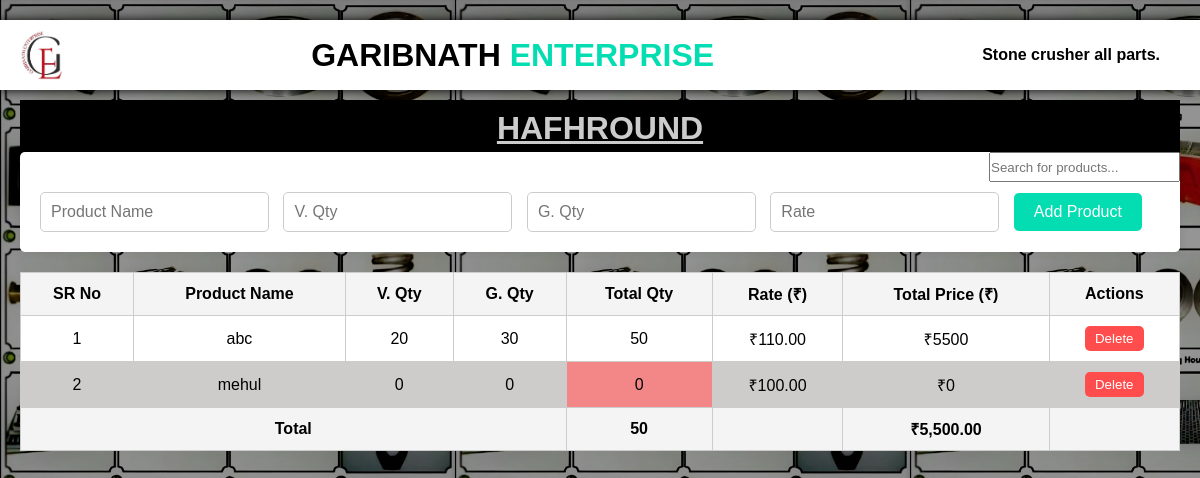
The app's page /HAFHROUND/hafhround.php with its own data.
### tables this page shows
CREATE TABLE `hafhround` (
  `id` int(11) NOT NULL,
  `name` varchar(255) NOT NULL,
  `v_qty` int(11) NOT NULL,
  `g_qty` int(11) NOT NULL,
  `rate` decimal(10,2) NOT NULL
);

### HAFHROUND/hafhround.php (the view, shortened to what this page needs)
<?php include 'garibnath_db.php'; ?>
<!DOCTYPE html>
<html lang="en">
<head>
    <link rel="stylesheet" href="styles.css">
    </head>
<body>
    <nav class="nav-container">
        <img class="logo" src="../image/garibnath.jpg" alt="error">
        <div class="header">
            <h1 class="header-item">GARIBNATH <span style="color: #04ddb2;">ENTERPRISE</span></h1>
        </div>
        <h3 class="download-btn">Stone crusher all parts.</h3>
    </nav>
    <h2 class="product-header centered"style="background-color:black;">HAFHROUND</h2>
    <input class="search" type="text" id="searchBar" placeholder="Search for products..." onkeyup="filterTable()">
    <form id="addForm" method="POST" action="add.php">
        <input type="text" name="name" placeholder="Product Name" required>
        <input type="number" name="v_qty" placeholder="V. Qty" required>
        <input type="number" name="g_qty" placeholder="G. Qty" required>
        <input type="number" name="rate" placeholder="Rate" step="0.01" required>
        <button type="submit">Add Product</button>
    </form>
    <table id="garibnathTable">
        <thead>
            <tr>
                <th>SR No</th>
                <th>Product Name</th>
                <th>V. Qty</th>
                <th>G. Qty</th>
                <th>Total Qty</th>
                <th>Rate (₹)</th>
                <th>Total Price (₹)</th>
                <th>Actions</th>
            </tr>
        </thead>
        <tbody>
            <?php
            $sql = "SELECT * FROM hafhround";
            $result = $conn->query($sql);
            $total_qty = 0;
            $total_price = 0;
            $sr_no = 1;
            if ($result->num_rows > 0) {
                while($row = $result->fetch_assoc()) {
                    $total_qty_product = $row['v_qty'] + $row['g_qty'];
                    $total_price_product = $total_qty_product * $row['rate'];
                    $total_qty += $total_qty_product;
                    $total_price += $total_price_product;
                    $qty_class = $total_qty_product < 5 ? 'low-quantity' : '';
                    echo "<tr data-id='{$row['id']}'>
                            <td>{$sr_no}</td>
                            <td class='editable' data-field='name'>{$row['name']}</td>
                            <td class='editable' data-field='v_qty'>{$row['v_qty']}</td>
                            <td class='editable' data-field='g_qty'>{$row['g_qty']}</td>
                            <td class='{$qty_class}'>{$total_qty_product}</td>
                            <td class='editable' data-field='rate'>₹{$row['rate']}</td>
                            <td>₹{$total_price_product}</td>
                            <td>
                                <button class='delete-btn'>Delete</button>
                            </td>
                          </tr>";
                    $sr_no++;
                }
            } else {
                echo "<tr><td colspan='8'>No records found</td></tr>";
            }
            ?>
        </tbody>
        <tfoot>
            <tr>
                <th colspan="4">Total</th>
                <th class="<?php echo $total_qty < 5 ? 'low-quantity' : ''; ?>"><?php echo $total_qty; ?></th>
                <th></th>
                <th>₹<?php echo number_format($total_price, 2); ?></th>
                <th></th>
            </tr>
        </tfoot>
    </table>
</body>
</html>

### HAFHROUND/styles.css (style rules this page uses)
* { margin: 0; padding: 0; box-sizing: border-box; }
body { font-family: Arial, sans-serif; background-image: url(../image/backgroundimage.jpg); padding: 20px; background-size:contain; }
.nav-container { display: flex; align-items: center; position: fixed; width: 100%; justify-content: space-between; background-color: #fff; color: black; box-shadow: 0 0 10px black ; padding: 10px 20px; margin-bottom: 20px; margin-left: -20px; }
.search { padding-right: 10px; height: 30px; float: right; clear: left; }
.logo { height: 50px; }
.header { flex-grow: 1; text-align: center; }
.header-item { font-size: 24px; font-size: xx-large; }
.download-btn { background-color: #fff; color: black; border: none; padding: 10px 20px; font-size: 16px; }
.centered { text-align: center; text-decoration: underline; margin-top: 80px; padding-top: 10px; padding-bottom: 5px; font-weight: 700; font-size: xx-large; color: #ccc; }
.low-quantity { color: black; background-color: #f38787; }
form { background-color: white; padding: 20px; padding-top: 40px; border-radius: 5px; margin-bottom: 20px; box-shadow: 0 0 10px rgba(0, 0, 0, 0.1); }
form input { margin-right: 10px; padding: 10px; border: 1px solid #ccc; border-radius: 5px; font-size: 16px; }
form button { background-color: #04ddb2; color: white; border: none; padding: 10px 20px; cursor: pointer; font-size: 16px; border-radius: 5px; }
table { width: 100%; border-collapse: collapse; margin-bottom: 20px; }
table th, table td { border: 1px solid #ccc; padding: 10px; text-align: center; }
table th { background-color: #f4f4f4; }
table tr { background-color: #fff; }
table tr:nth-child(even) { background-color: #cecbcb; }
table .editable { cursor: pointer; }
table .delete-btn { background-color: #ff4d4d; color: white; border: none; padding: 5px 10px; cursor: pointer; border-radius: 5px; }

### records on screen
hafhround: name "abc", v_qty "20", g_qty "30", total_qty_product "50", rate "110.00", total_price_product "5500"
hafhround: name "mehul", v_qty "0", g_qty "0", rate "100.00"

### other values on screen
$total_qty "50"
$total_price "5,500.00"
